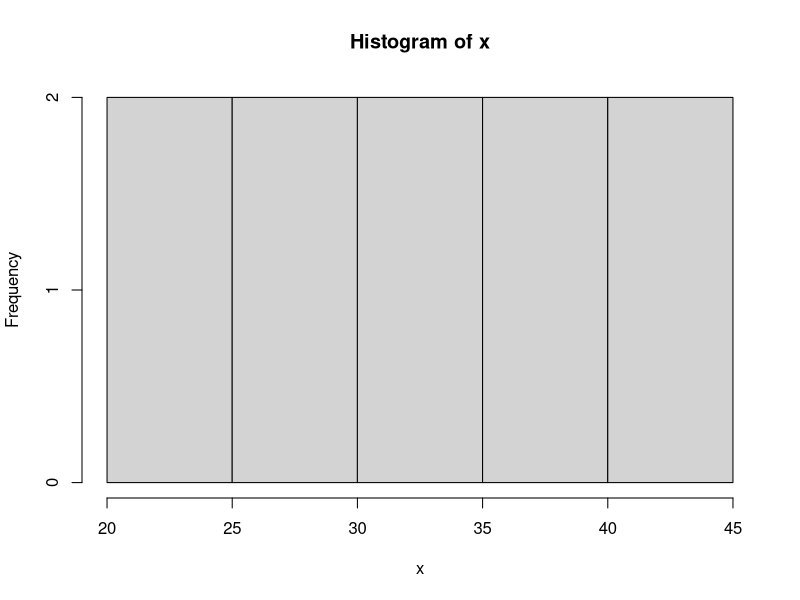
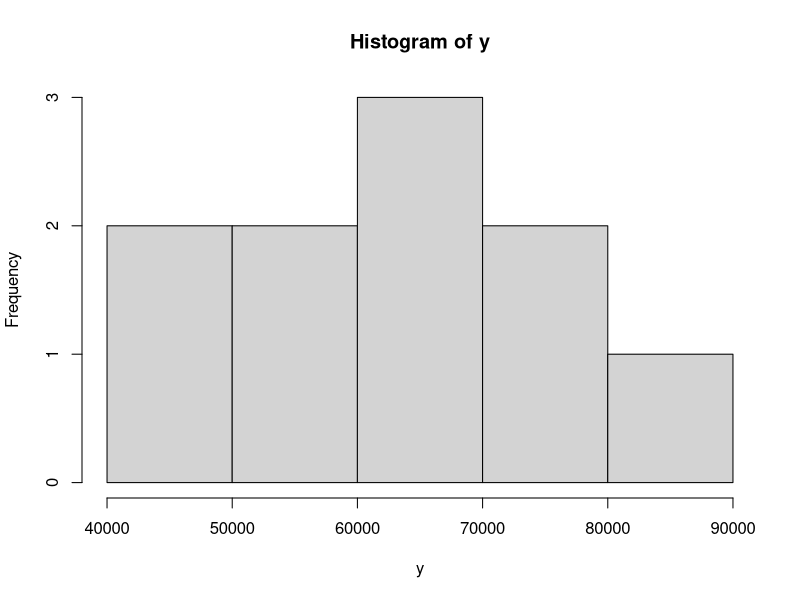
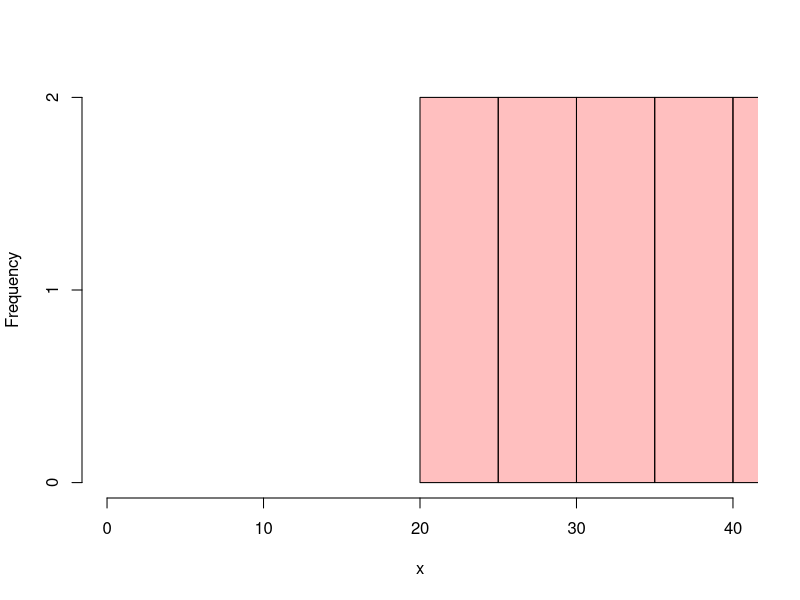
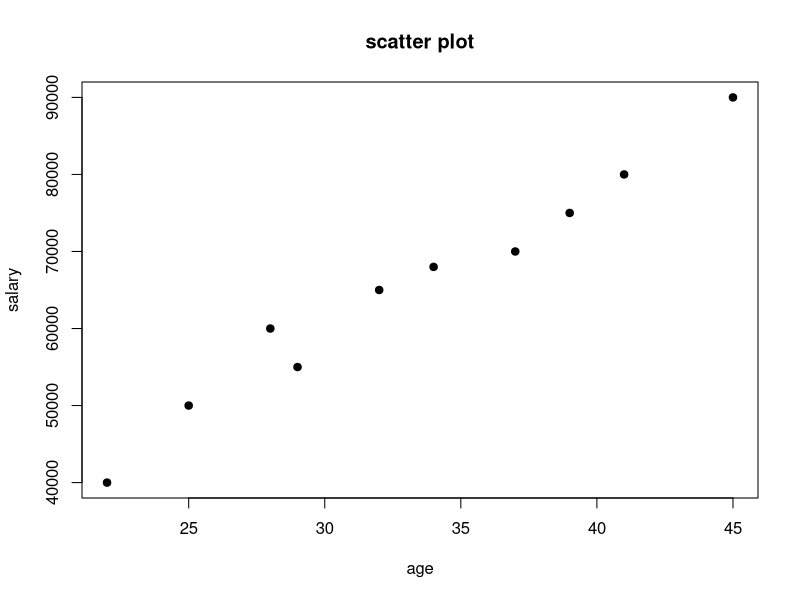
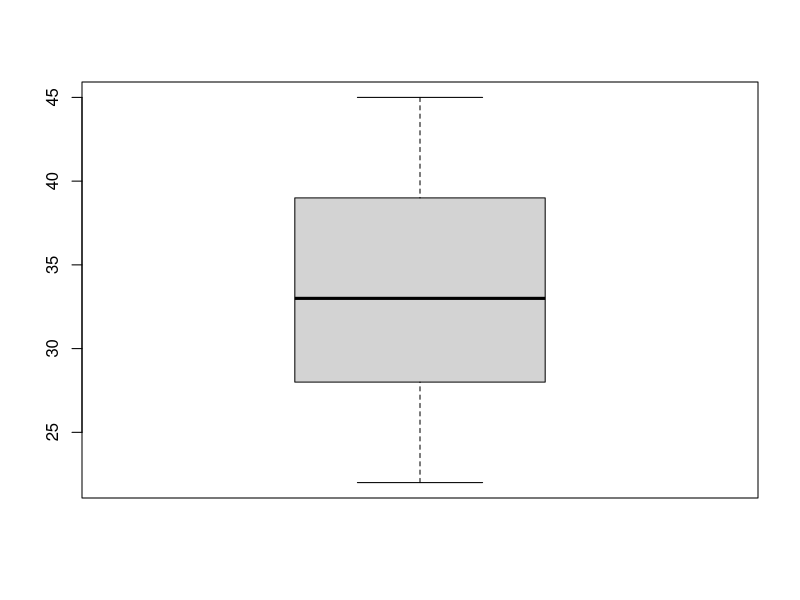
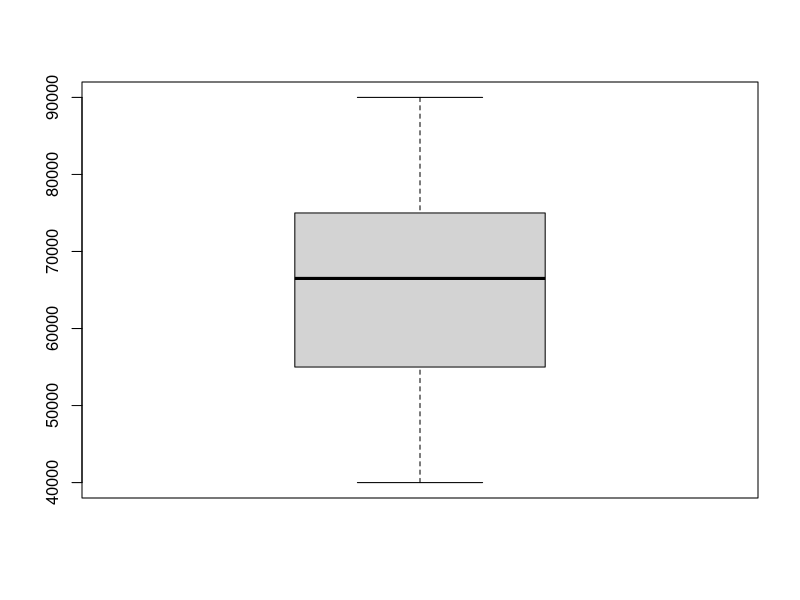
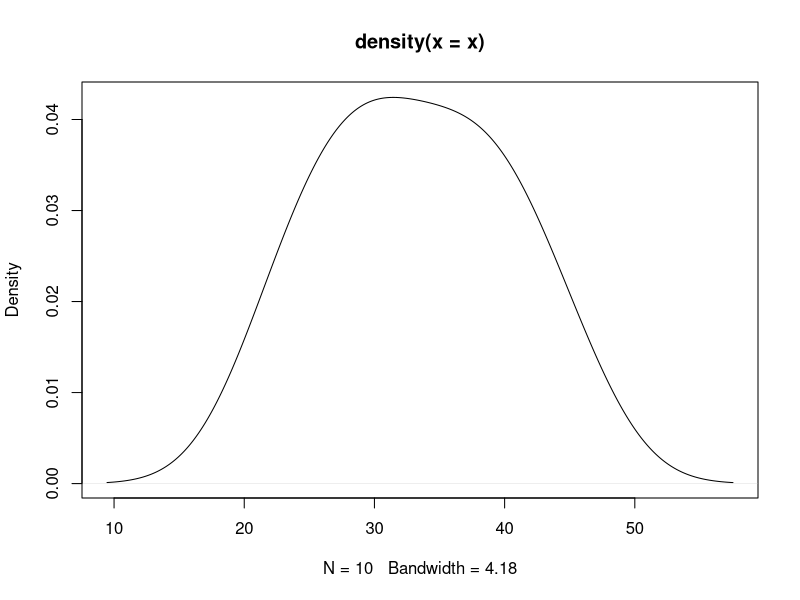
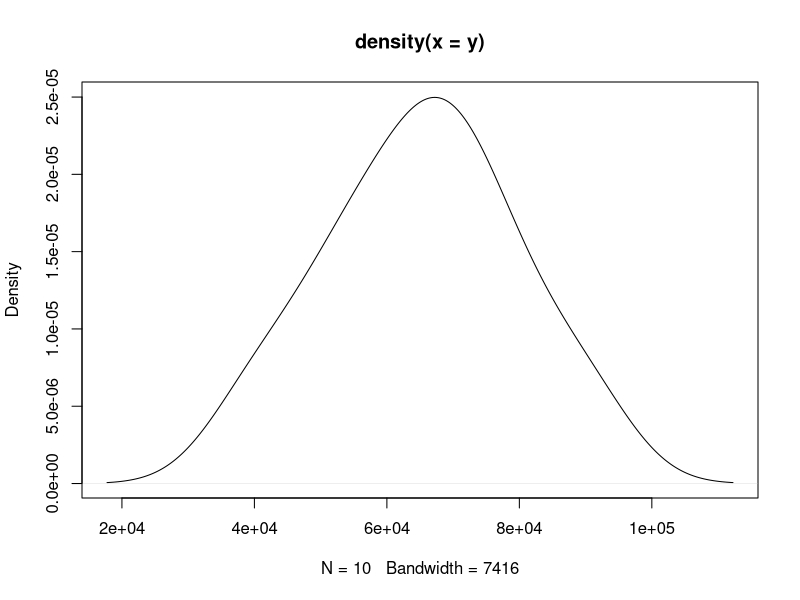

Generate these figures, in order, with R:
#contoh 1
x <- 2
.y <- 3
z <- x+.y
z

#contoh 2
A <- c(TRUE, FALSE) #c is combine
class(A)

A <- c(1.5, 2.4, 3.3)
class(A)

A <- c(3L, 4L, 40L)
class(A)

A <- c(3+2i, 2i)
class(A)

A <- c('a', 'hello', '1.35')
class(A)

#Contoh 3 (alternatif)
Data <- data.frame(
  Age = c(25, 32, 41, 29, 37, 45, 22, 39, 28, 34),
  Salary = c(50000, 65000, 80000, 55000, 70000, 90000, 40000, 75000, 60000, 68000)
)

#contoh 4
x=Data$Age
y=Data$Salary

summary(x)
summary(y)

mean(x)
mean(y)

max(x)
max(y)

summary(Data)

#Contoh 5
hist_age=hist(x)
hist_salary=hist(y)

hist_age1 <- hist(x, plot = FALSE)
hist_salary1 <- hist(y, plot = FALSE)
plot(hist_age1, col=rgb(1,0,0,0.25), main=NULL, xlim=c(0,40))
plot(hist_salary1, col=rgb(0,1,0,0.25), xlim=c(0,40), add = TRUE)

#Contoh 6
plot(x, y, main="scatter plot", xlab="age", ylab="salary", pch=19)

#Contoh 7
boxplot(x, data=Data)
boxplot(y, data=Data)

#Contoh 8
plot(density(x))
plot(density(y))

#Contoh 9
cor(x, y, method = "pearson")
cor.test(x, y, method = "pearson")

#Contoh 10
linearMod <- lm(y ~ x, data=Data)
summary(linearMod)